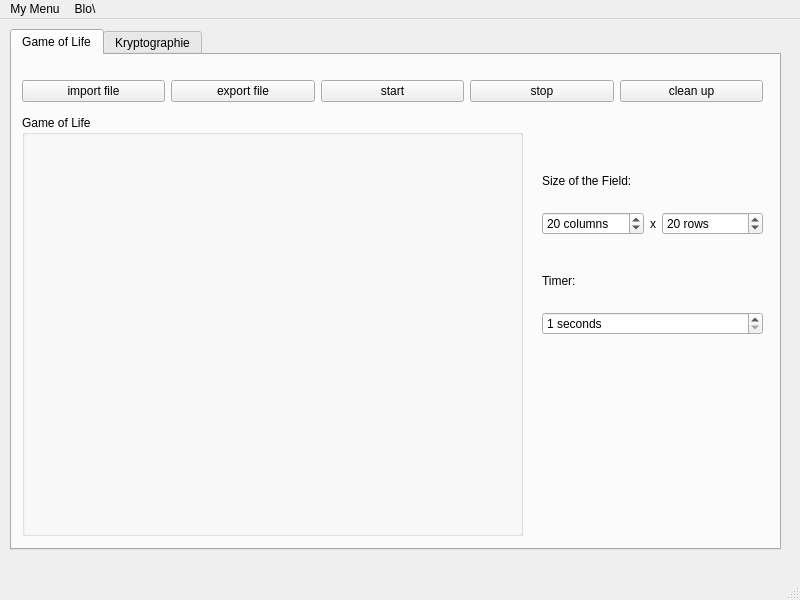
<?xml version="1.0" encoding="UTF-8"?>
<ui version="4.0">
 <class>MainWindow</class>
 <widget class="QMainWindow" name="MainWindow">
  <property name="geometry">
   <rect>
    <x>0</x>
    <y>0</y>
    <width>800</width>
    <height>600</height>
   </rect>
  </property>
  <property name="windowTitle">
   <string>MainWindow</string>
  </property>
  <widget class="QWidget" name="centralwidget">
   <widget class="QTabWidget" name="tabWidget">
    <property name="geometry">
     <rect>
      <x>10</x>
      <y>10</y>
      <width>771</width>
      <height>521</height>
     </rect>
    </property>
    <property name="currentIndex">
     <number>0</number>
    </property>
    <widget class="QWidget" name="tab">
     <attribute name="title">
      <string>Game of Life</string>
     </attribute>
     <widget class="QWidget" name="layoutWidget">
      <property name="geometry">
       <rect>
        <x>10</x>
        <y>20</y>
        <width>741</width>
        <height>33</height>
       </rect>
      </property>
      <layout class="QHBoxLayout" name="horizontalLayout">
       <item>
        <widget class="QPushButton" name="QPushButton_import_2">
         <property name="text">
          <string>import file</string>
         </property>
        </widget>
       </item>
       <item>
        <widget class="QPushButton" name="QPushButton_export_2">
         <property name="text">
          <string>export file</string>
         </property>
        </widget>
       </item>
       <item>
        <widget class="QPushButton" name="QPushButton_start">
         <property name="text">
          <string>start</string>
         </property>
        </widget>
       </item>
       <item>
        <widget class="QPushButton" name="QPushButton_stop">
         <property name="text">
          <string>stop</string>
         </property>
        </widget>
       </item>
       <item>
        <widget class="QPushButton" name="QPushButton_clean_up">
         <property name="text">
          <string>clean up</string>
         </property>
        </widget>
       </item>
      </layout>
     </widget>
     <widget class="QGroupBox" name="gameBox">
      <property name="geometry">
       <rect>
        <x>10</x>
        <y>60</y>
        <width>501</width>
        <height>421</height>
       </rect>
      </property>
      <property name="title">
       <string>Game of Life</string>
      </property>
     </widget>
     <widget class="QWidget" name="verticalLayoutWidget">
      <property name="geometry">
       <rect>
        <x>530</x>
        <y>100</y>
        <width>221</width>
        <height>80</height>
       </rect>
      </property>
      <layout class="QVBoxLayout" name="verticalLayout">
       <item>
        <widget class="QLabel" name="size">
         <property name="text">
          <string>Size of the Field:</string>
         </property>
         <property name="buddy">
          <cstring>spinBox_columns</cstring>
         </property>
        </widget>
       </item>
       <item>
        <layout class="QHBoxLayout" name="horizontalLayout_3">
         <item>
          <widget class="QSpinBox" name="spinBox_columns">
           <property name="sizePolicy">
            <sizepolicy hsizetype="Minimum" vsizetype="Fixed">
             <horstretch>1</horstretch>
             <verstretch>0</verstretch>
            </sizepolicy>
           </property>
           <property name="suffix">
            <string> columns</string>
           </property>
           <property name="minimum">
            <number>5</number>
           </property>
           <property name="value">
            <number>20</number>
           </property>
          </widget>
         </item>
         <item>
          <widget class="QLabel" name="label">
           <property name="sizePolicy">
            <sizepolicy hsizetype="Minimum" vsizetype="Minimum">
             <horstretch>0</horstretch>
             <verstretch>0</verstretch>
            </sizepolicy>
           </property>
           <property name="text">
            <string>x</string>
           </property>
           <property name="alignment">
            <set>Qt::AlignCenter</set>
           </property>
          </widget>
         </item>
         <item>
          <widget class="QSpinBox" name="spinBox_row">
           <property name="sizePolicy">
            <sizepolicy hsizetype="Minimum" vsizetype="Fixed">
             <horstretch>1</horstretch>
             <verstretch>0</verstretch>
            </sizepolicy>
           </property>
           <property name="suffix">
            <string> rows</string>
           </property>
           <property name="minimum">
            <number>5</number>
           </property>
           <property name="value">
            <number>20</number>
           </property>
          </widget>
         </item>
        </layout>
       </item>
      </layout>
     </widget>
     <widget class="QWidget" name="verticalLayoutWidget_2">
      <property name="geometry">
       <rect>
        <x>530</x>
        <y>200</y>
        <width>221</width>
        <height>80</height>
       </rect>
      </property>
      <layout class="QVBoxLayout" name="verticalLayout_2">
       <item>
        <widget class="QLabel" name="label_3">
         <property name="text">
          <string>Timer:</string>
         </property>
        </widget>
       </item>
       <item>
        <widget class="QSpinBox" name="spinBox_timer">
         <property name="suffix">
          <string> seconds</string>
         </property>
         <property name="minimum">
          <number>1</number>
         </property>
         <property name="singleStep">
          <number>1</number>
         </property>
        </widget>
       </item>
      </layout>
     </widget>
    </widget>
    <widget class="QWidget" name="tab_2">
     <attribute name="title">
      <string>Kryptographie</string>
     </attribute>
     <widget class="QPushButton" name="pushButton2">
      <property name="geometry">
       <rect>
        <x>490</x>
        <y>150</y>
        <width>113</width>
        <height>32</height>
       </rect>
      </property>
      <property name="text">
       <string>click</string>
      </property>
     </widget>
    </widget>
   </widget>
  </widget>
  <widget class="QMenuBar" name="menubar">
   <property name="geometry">
    <rect>
     <x>0</x>
     <y>0</y>
     <width>800</width>
     <height>22</height>
    </rect>
   </property>
   <widget class="QMenu" name="menuMy_Menu">
    <property name="title">
     <string>My Menu</string>
    </property>
    <addaction name="actionHello_1"/>
    <addaction name="actionHello_2"/>
    <addaction name="separator"/>
    <addaction name="actionBye"/>
   </widget>
   <widget class="QMenu" name="menuBlo">
    <property name="title">
     <string>Blo\</string>
    </property>
    <addaction name="actionbubububu"/>
   </widget>
   <addaction name="menuMy_Menu"/>
   <addaction name="menuBlo"/>
  </widget>
  <widget class="QStatusBar" name="statusbar"/>
  <action name="actionHello_1">
   <property name="text">
    <string>Hello 1</string>
   </property>
  </action>
  <action name="actionHello_2">
   <property name="text">
    <string>Hello 2</string>
   </property>
  </action>
  <action name="actionBye">
   <property name="text">
    <string>Bye</string>
   </property>
  </action>
  <action name="actionbubububu">
   <property name="text">
    <string>bubububu</string>
   </property>
  </action>
 </widget>
 <resources/>
 <connections/>
</ui>
